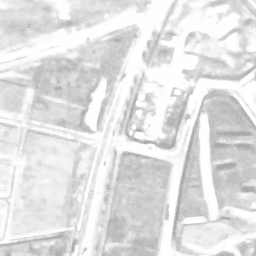
%> input picture light.bmp, 256 x 256 px
$ octave RIPOC_master.m   (GNU Octave 9; MATLAB toolbox functions it lacks are replaced by stand-ins)
%> lines starting %> are read from the running program, lines starting %| are printed output that depends on the picture
% 2016/9/12 Yoshi Ri @ Univ Tokyo
% 2017/8/11 Updated
% RIPOC program
% input : 2 images
% output : translation , rotation , scaling


%% 画像入力
%AI = rgb2gray(imread('luna1_1.png'));

AI = imread('light.bmp');
%> AI is the input picture: size 256x256 uint8; min 158, max 255, mean 226
BI = imread('dark.bmp');
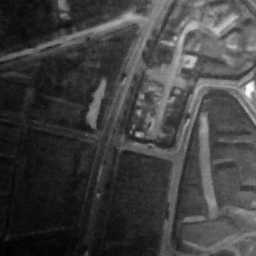
%> input picture dark.bmp, 256 x 256 px
%> BI is the input picture: size 256x256 uint8; min 1, max 253, mean 63.9
%
% AI = imread('normal.bmp');
 BI = imread('light.bmp');
%  BI = AI;


%% サイズ決定
[height, width ] = size(AI);
%> height = 256; width = 256
 cy = height/2;
%> cy = 128
 cx = width/2;
%> cx = 128

 % Translation, rotation and scaling
 BI = imtranslate(BI,[30, -10]);
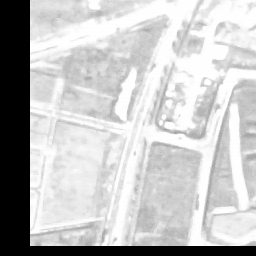
%> BI: size 256x256 uint8; min 0, max 255, mean 192.1
%> (the run ends here)
